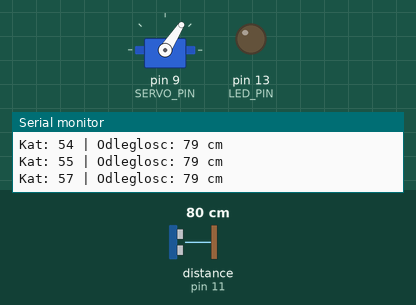
Recording of a sketch running on a simulated Arduino Uno, built with avr-gcc and run on an emulated ATmega328P. Parts: servo, output pins drawn as LEDs (lit = HIGH), the last lines printed to the serial monitor. Wiring (inferred from the names in the program): ultrasonic range finder: trigger pin 12; echo pin 11. The test bench sets the inputs (shaded band); at power-on: distance to the obstacle (sensor on pin 11) 80 cm. The echo pulse lasts 58.3 µs per cm; pins used as bus, display or sensor lines are not drawn.

Above: at 1.76 s.
1.8 s: distance to the obstacle (sensor on pin 11) set to 35 cm
4.8 s: distance to the obstacle (sensor on pin 11) set to 29 cm
At 6.0 s:
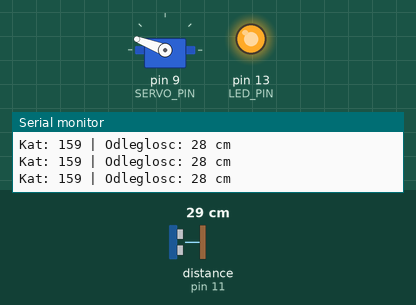
6.3 s: distance to the obstacle (sensor on pin 11) set to 60 cm
At 6.81 s:
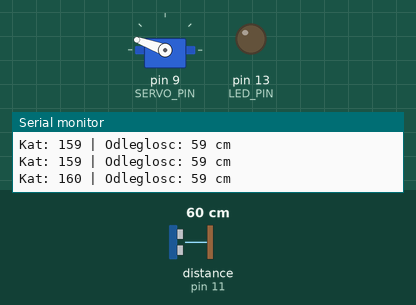
9.3 s: distance to the obstacle (sensor on pin 11) set to 2 cm
At 10.5 s:
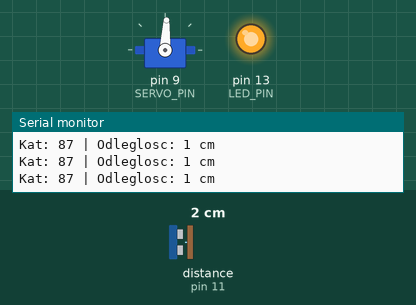
10.8 s: distance to the obstacle (sensor on pin 11) set to 299 cm
At 11.31 s:
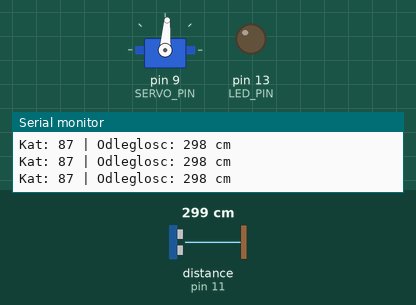
13.8 s: distance to the obstacle (sensor on pin 11) set to 4 cm
At 14.2 s:
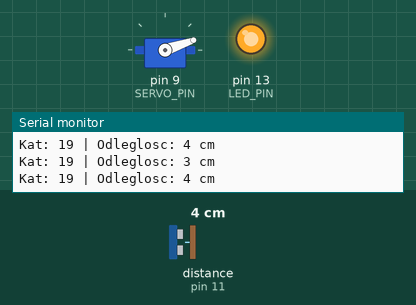
Timing chart, 0 to 16.3 s (numbered marks = the images above; inputs shaded):
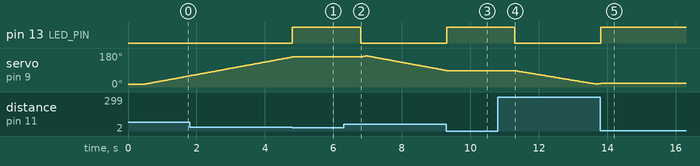

Measured:
- the behaviour switches between 32 and 31 cm on distance to the obstacle (sensor on pin 11) (found by bisection; images 0 and 1)
- after the input at 4.8 s, pin 13 (LED_PIN): LOW → HIGH at once; servo on pin 9 (SERVO_PIN): stays 159° (without the input it goes to 160° after 0.03 s)
- after the input at 6.3 s, pin 13 (LED_PIN): HIGH → LOW after 0.50 s; servo on pin 9 (SERVO_PIN): rises from 159° to 165° in 0.15 s, then falls to 87° in 2.3 s
- after the input at 9.3 s, pin 13 (LED_PIN): LOW → HIGH at once; servo on pin 9 (SERVO_PIN): stays 87° (without the input it goes to 86° after 0.03 s)
- after the input at 10.8 s, pin 13 (LED_PIN): HIGH → LOW after 0.50 s
- after the input at 13.8 s, pin 13 (LED_PIN): LOW → HIGH at once; servo on pin 9 (SERVO_PIN): goes on until 13.8 s, then stays 19°

The sketch:

kod.ino
```cpp
#include <Servo.h>

// Definicje pinów i stałych
const int TRIG_PIN = 12;
const int ECHO_PIN = 11;
const int LED_PIN = 13;
const int SERVO_PIN = 9;

const int MIN_ANGLE = 15;
const int MAX_ANGLE = 165;
const int DETECT_DIST = 30; // [cm]

Servo radarServo;

int servoAngle = MIN_ANGLE;
int sweepDirection = 1; // przesunięcie o jeden stopień

// Zmienne do obsługi czasu za pomocą  funkcji millis()
unsigned long czasOstatniegoKrokuSerwa = 0;
unsigned long czasWykryciaCelu = 0;
unsigned long czasOstatniegoPomiaru = 0;
bool celJestAktywny = false;

// Stałe czasowe.
const unsigned long INTERWAL_RUCHU_SERWA = 30; // co ile ms krok serwa
const unsigned long CZAS_ZATRZYMANIA_NA_CELU = 500; // czas zatrzymania po zgubieniu celu
const unsigned long INTERWAL_POMIARU = 50; // Pomiar maksymalnie co 50 ms!

// Przechowuje ostatnią zmierzoną odległość
long ostatniaOdleglosc = 0;

void setup() {
  Serial.begin(9600);
  pinMode(TRIG_PIN, OUTPUT);
  pinMode(ECHO_PIN, INPUT); // bo on  odbiera sygnały
  pinMode(LED_PIN, OUTPUT);

  radarServo.attach(SERVO_PIN);
  radarServo.write(MIN_ANGLE);
  digitalWrite(LED_PIN, LOW); // początek układu z zgaszaną dioda.

  delay(500);
}

void loop() {
  unsigned long aktualnyCzas = millis();

  //Mierzy odległość co 50 ms, żeby nie zablokować czujnika.
  if (aktualnyCzas - czasOstatniegoPomiaru >= INTERWAL_POMIARU) {
    czasOstatniegoPomiaru = aktualnyCzas;
    ostatniaOdleglosc = zmierzOdleglosc();

    // Wizualizacja w Serial Monitorze
    if (ostatniaOdleglosc > 0 && ostatniaOdleglosc <= 400) {
      Serial.print("Kat: "); Serial.print(servoAngle);
      Serial.print(" | Odleglosc: "); Serial.print(ostatniaOdleglosc);
      Serial.println(" cm");
    } else {
      Serial.println("Poza zasiegiem");
    }
  }

  //Logika detekcji celu bazująca na ostatniej znanej odległości
  if (ostatniaOdleglosc > 0 && ostatniaOdleglosc <= DETECT_DIST) {
    digitalWrite(LED_PIN, HIGH);
    celJestAktywny = true;
    czasWykryciaCelu = aktualnyCzas;
  } else {
    if (aktualnyCzas - czasWykryciaCelu >= CZAS_ZATRZYMANIA_NA_CELU) {
      digitalWrite(LED_PIN, LOW);
      // Zapobiega ruszaniu przed upływem czasu
      celJestAktywny = false;
    }
  }

  // Sposób ruchu serwa gdy nie ma aktywnego celu
  if (!celJestAktywny) {
    if (aktualnyCzas - czasOstatniegoKrokuSerwa >= INTERWAL_RUCHU_SERWA) {
      czasOstatniegoKrokuSerwa = aktualnyCzas;

      servoAngle += sweepDirection;
      radarServo.write(servoAngle);

      if (servoAngle >= MAX_ANGLE || servoAngle <= MIN_ANGLE) {
        sweepDirection = -sweepDirection; // odwraca ruch serva przy jego zdeklarowanych maksymanych kątach
      }
    }
  }
}

// Funkcja pomiarowa
long zmierzOdleglosc() {
  digitalWrite(TRIG_PIN, LOW);
  delayMicroseconds(2);
  digitalWrite(TRIG_PIN, HIGH);
  delayMicroseconds(10);
  digitalWrite(TRIG_PIN, LOW);

  long czasTrwania = pulseIn(ECHO_PIN, HIGH);
  long odleglosc_cm = czasTrwania * 0.0343 / 2;
  return odleglosc_cm; // zwraca wartości
}
```
